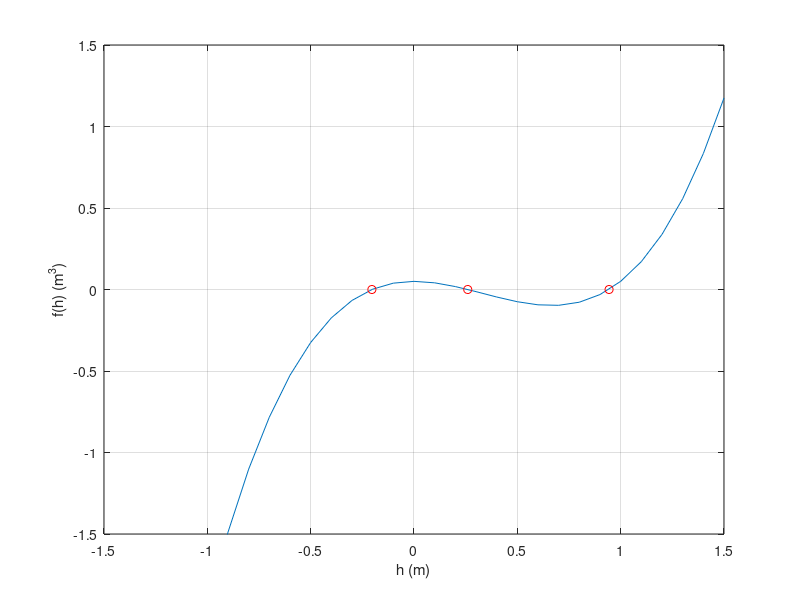

The MATLAB source for this figure: (Note: this script raises an error after producing the figure.)
close all;
clc;
%% Plot of the specific energy function
dx=0.1;
h=-1.5:dx:1.5;
c=0.05; E=1;
f=h.^3-E.*h.^2+c;
plot(h,f,'-');
axis([-1.5 1.5 -1.5 1.5]);
xlabel('h (m)')
ylabel('f(h) (m^3)')
grid

%% Finding the roots using MATLAB roots and fzero functions
h_roots=roots([ 1 -E 0 c]);
y0=zeros(3,1);
hold on;
fprintf(1,'roots = %12.8f, %12.8f, %12.8f\n\n',h_roots)
plot(h_roots,y0,'or')
h_fzero(1)=fzero('sef',1.0);
h_fzero(2)=fzero('sef',0.5);
h_fzero(3)=fzero('sef',-0.5);
fprintf(1,'roots = %12.8f, %12.8f, %12.8f\n\n',h_fzero)
plot(h_fzero,y0,'+g')
saveas(gcf,'Figure1','pdf');
%% Finding the roots using secant method
tol=logspace(log10(1e-1),log10(1e-16),16); % tol increases from E-16 to E-1
%tol=eps;
for i=1:length(tol)
    fprintf(1,'Tolerance=%12.4e\n',tol(i))
    x1=0.5;     % x0 value
    f1=sef(x1);
    x2=1.3;     % x1 value
    f2=sef(x2);
    iter=0;
    fprintf(1,'      x1            x2            f1            f2      \n')    
    fprintf(1,'%12.8f, %12.8f, %12.4e, %12.4e\n',x1,x2,f1,f2)
    while abs(x2-x1)>tol(i),
        x0=x1;
        f0=f1;
        x1=x2;
        f1=f2;
        iter=iter+1;
        x2=x1-f1.*(x1-x0)./(f1-f0); % implement the secant method
        f2=sef(x2);
        fprintf(1,'%12.8f, %12.8f, %12.4e, %12.4e\n',x1,x2,f1,f2)
    end
    fprintf(1,'root = %12.8f,f2=%12.8f\n',x2,f2)
    fprintf(1,'# of iterations =%5i\n\n',iter)
end

%%  Examining the convergence rate
% h_fzero(1)=fzero('sef',1.0);  %  for x=0.94387725
% h_fzero(2)=fzero('sef',0.5);  %  for x=0.25992433
% h_fzero(3)=fzero('sef',-0.5); %  for x=-0.20380158
fprintf('\nVerification of the golden ratio\n');
tol=1.0e-6; % The selected optimum tolerance 
x_true=fzero('sef',1.0); % A solution given by the solution of problem (b)
x1=0.5;     % x0 value
f1=sef(x1);
x2=1.3;     % x1 value
f2=sef(x2);
iter=0;
fprintf(1,'      x1            x2            f1            f2            e1            e2            r\n')  
fprintf(1,'%12.8f, %12.8f, %12.4e, %12.4e\n',x1,x2,f1,f2)
while abs(x2-x1)>tol
    x0=x1;
    f0=f1;
    e0=abs(x0-x_true);
    x1=x2;
    f1=f2;
    e1=abs(x1-x_true);
    iter=iter+1;
    x2=x1-f1.*(x1-x0)./(f1-f0); %  the secant method
    f2=sef(x2);
    e2=abs(x2-x_true);
    if(iter==1)
       fprintf(1,'%12.8f, %12.8f, %12.4e, %12.4e, %12.4e, %12.4e\n',x1,x2,f1,f2,e1,e2)
    else
       r=log(e2/e1)/log(e1/e0);
       fprintf(1,'%12.8f, %12.8f, %12.4e, %12.4e, %12.4e, %12.4e, %12.8f, %12.8f\n',x1,x2,f1,f2,e1,e2,r,e2/e1^1.618)
    end
end
 
